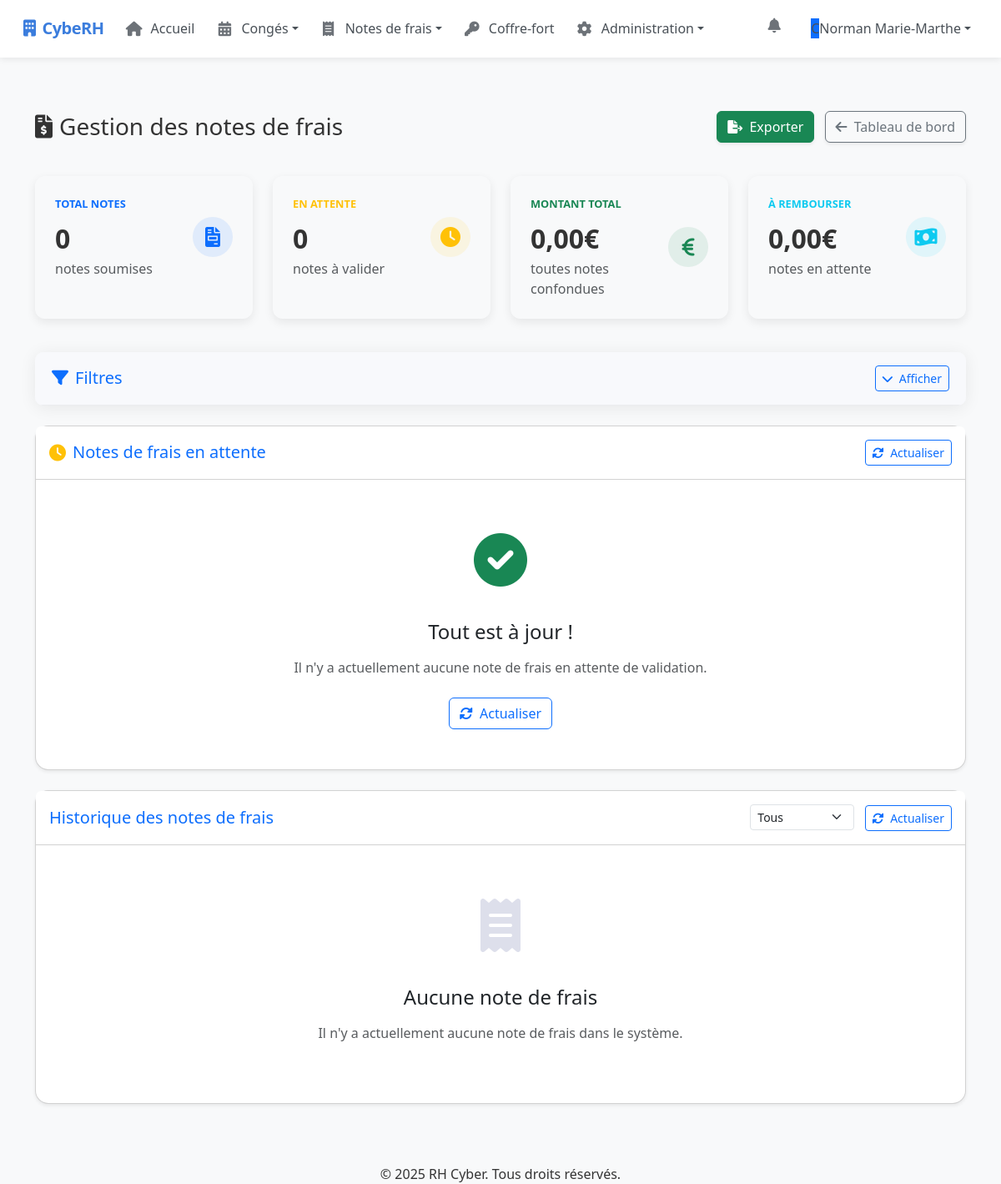
The app's page /manage-expenses/ (signed in), older data.
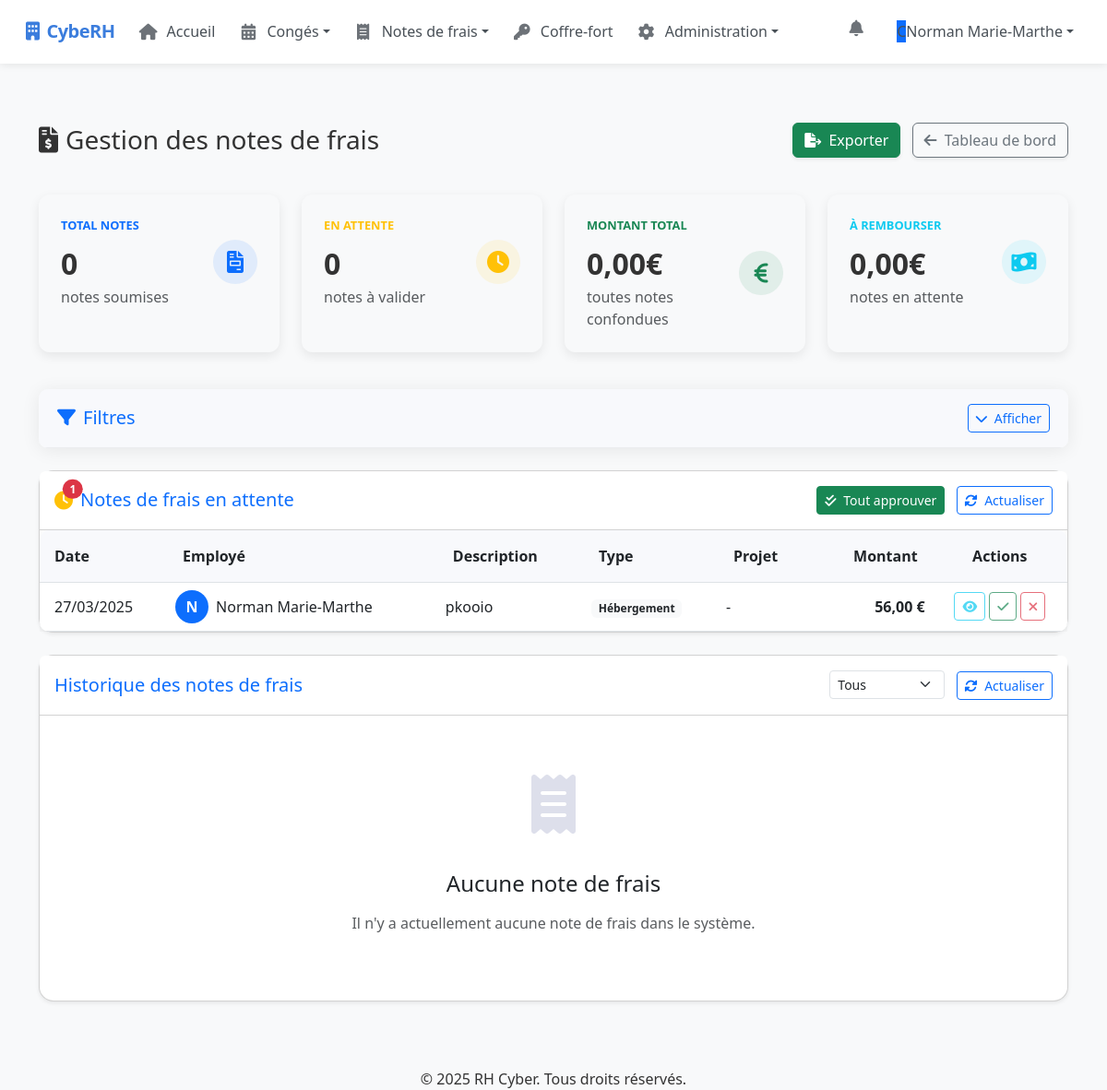
The same page, newer data.
### rh_management/models.py (models this page shows, shortened)
class ExpenseReport(models.Model):
    STATUS_CHOICES = (
        ('pending', 'En attente'),
        ('approved', 'Approuvé'),
        ('rejected', 'Refusé')
    )
    EXPENSE_TYPE_CHOICES = (
        ('transport', 'Transport'),
        ('meal', 'Repas'),
        ('accommodation', 'Hébergement'),
        ('supplies', 'Fournitures'),
        ('communication', 'Communication'),
        ('representation', 'Frais de représentation'),
        ('other', 'Autre')
    )
    user = models.ForeignKey(User, on_delete=models.CASCADE, related_name='expense_reports')
    date = models.DateField()
    description = models.CharField(max_length=255)
    amount = models.DecimalField(max_digits=10, decimal_places=2)
    vat = models.DecimalField(max_digits=5, decimal_places=2, default=0)
    expense_type = models.CharField(max_length=20, choices=EXPENSE_TYPE_CHOICES, default='other')
    project = models.CharField(max_length=100, blank=True, null=True)  # Rendu optionnel
    location = models.CharField(max_length=100, blank=True, null=True)  # Rendu optionnel
    receipt = models.FileField(upload_to='expense_receipts/', blank=True, null=True)  # Pour le champ du formulaire
    attachment = models.FileField(upload_to='expense_attachments/', blank=True, null=True)  # Rendu optionnel
    status = models.CharField(max_length=10, choices=STATUS_CHOICES, default='pending')
    created_at = models.DateTimeField(auto_now_add=True)
    updated_at = models.DateTimeField(auto_now=True)
    refacturable = models.BooleanField(default=False)
    comment = models.TextField(blank=True, null=True)  # Pour les commentaires d'approbation/rejet
    class Meta:
        ordering = ['-created_at']

### rh_management/views/expense_views.py (the view, shortened to what this page needs)
# urls.py: path("manage-expenses/", manage_expenses_view, name="manage_expenses"),  # Manage expenses
@login_required
@user_passes_test(is_admin_hr_or_encadrant)
def manage_expenses_view(request):
    if not request.user.is_authenticated:
        return redirect('login')
    if not (request.user.is_superuser or request.user.is_staff or request.user.groups.filter(name='Encadrant').exists()):
        messages.error(request, "Vous n'avez pas les droits nécessaires pour accéder à cette page.")
        return redirect('dashboard')
    if request.user.is_superuser or request.user.is_staff:
        pending_expenses = ExpenseReport.objects.filter(status='pending')
    else:  # Encadrant
        team_members = User.objects.filter(team_leader=request.user)
        pending_expenses = ExpenseReport.objects.filter(user__in=team_members, status='pending')
    approved_count = ExpenseReport.objects.filter(status='approved').count()
    rejected_count = ExpenseReport.objects.filter(status='rejected').count()
    total_amount = ExpenseReport.objects.filter(status='approved').aggregate(total=Sum('amount'))['total'] or 0
    is_admin = request.user.is_superuser
    is_rh = request.user.is_staff
    is_encadrant = request.user.groups.filter(name='Encadrant').exists()
    new_leave_requests_count = 0
    new_expense_reports_count = 0
    new_kilometric_expenses_count = 0
    if is_admin or is_rh:
        new_leave_requests_count = LeaveRequest.objects.filter(status='pending').count()
        new_expense_reports_count = ExpenseReport.objects.filter(status='pending').count()
        new_kilometric_expenses_count = KilometricExpense.objects.filter(status='pending').count()
    context = {
        'pending_expenses': pending_expenses,
        'approved_count': approved_count,
        'rejected_count': rejected_count,
        'total_amount': total_amount,
        'is_admin': is_admin,
        'is_rh': is_rh,
        'is_encadrant': is_encadrant,
        'new_leave_requests_count': new_leave_requests_count,
        'new_expense_reports_count': new_expense_reports_count,
        'new_kilometric_expenses_count': new_kilometric_expenses_count,
    }
    return render(request, 'rh_management/manage_expenses.html', context)

### rh_management/views/permissions.py (called while the page is built)
def is_admin_hr_or_encadrant(user):
    return user.is_superuser or user.is_staff or user.groups.filter(name='Encadrant').exists()

### templates/rh_management/manage_expenses.html (shortened to what the changed rows need)
{% extends "base.html" %}
{% block content %}
<div class="container py-4">
    <div class="d-sm-flex align-items-center justify-content-between expense-header">
        <h1 class="h3 mb-0 text-gray-800"><i class="fas fa-file-invoice-dollar me-2"></i>Gestion des notes de frais</h1>
    </div>
    <div class="card shadow-sm mb-4 rounded-4">
        <div class="card-header py-3 d-flex justify-content-between align-items-center bg-white rounded-top">
            <div class="d-flex align-items-center">
                <span class="position-relative me-2">
                    <i class="fas fa-clock fa-lg text-warning"></i>
                    {% if pending_expenses %}
                    <span class="position-absolute top-0 start-100 translate-middle badge rounded-pill bg-danger">
                        {{ pending_expenses|length }}
                    </span>
                    {% endif %}
                </span>
            </div>
            <div>
                {% if pending_expenses %}
                <a href="{% url 'approve_all_expenses' %}" class="btn btn-sm btn-success me-2" onclick="return confirm('Êtes-vous sûr de vouloir approuver toutes les notes en attente ?')">
                    <i class="fas fa-check-double me-1"></i> Tout approuver
                </a>
                {% endif %}
                <button type="button" class="btn btn-sm btn-outline-primary" id="refreshTable">
                    <i class="fas fa-sync-alt me-1"></i> Actualiser
                </button>
            </div>
        </div>
        <div class="card-body p-0">
            {% if pending_expenses %}
                <div class="table-responsive">
                    <table class="table table-hover expense-table align-middle mb-0" id="pendingExpensesTable">
                        <thead>
                            <tr>
                                <th class="ps-3">Date</th>
                                <th>Employé</th>
                                <th>Description</th>
                                <th>Type</th>
                                <th>Projet</th>
                                <th class="text-end">Montant</th>
                                <th class="text-center">Actions</th>
                            </tr>
                        </thead>
                        <tbody>
                            {% for expense in pending_expenses %}
                                <tr class="expense-row">
                                    <td class="ps-3">{{ expense.date|date:"d/m/Y" }}</td>
                                    <td>
                                        <div class="d-flex align-items-center">
                                            <div class="user-bubble bg-primary text-white me-2">
                                                {{ expense.user.get_full_name|default:expense.user.username|slice:":1"|upper }}
                                            </div>
                                            <div>{{ expense.user.get_full_name|default:expense.user.username }}</div>
                                        </div>
                                    </td>
                                    <td>{{ expense.description|truncatechars:30 }}</td>
                                    <td><span class="badge bg-light text-dark">{{ expense.get_expense_type_display }}</span></td>
                                    <td>{{ expense.project|default:"-" }}</td>
                                    <td class="text-end fw-bold">{{ expense.amount|floatformat:2 }} €</td>
                                    <td>
                                        <div class="btn-group-actions d-flex justify-content-center">
                                            <button type="button" class="btn btn-sm btn-outline-info me-1 view-expense"
                                                    data-bs-toggle="modal"
                                                    data-bs-target="#detailsModal{{ expense.id }}">
                                                <i class="fas fa-eye"></i>
                                            </button>
                                            <button type="button" class="btn btn-sm btn-outline-success me-1 approve-expense"
                                                    data-bs-toggle="modal"
                                                    data-bs-target="#approveModal{{ expense.id }}">
                                                <i class="fas fa-check"></i>
                                            </button>
                                            <button type="button" class="btn btn-sm btn-outline-danger reject-expense"
                                                    data-bs-toggle="modal"
                                                    data-bs-target="#rejectModal{{ expense.id }}">
                                                <i class="fas fa-times"></i>
                                            </button>
                                        </div>
                                    </td>
                                </tr>
                            {% endfor %}
                        </tbody>
                    </table>
                </div>
            {% else %}
                <div class="empty-state">
                    <div class="empty-icon">
                        <i class="fas fa-check-circle text-success"></i>
                    </div>
                    <h4 class="mb-3">Tout est à jour !</h4>
                    <p class="text-muted mb-4">Il n'y a actuellement aucune note de frais en attente de validation.</p>
                    <button id="refreshEmpty" class="btn btn-outline-primary">
                        <i class="fas fa-sync-alt me-1"></i> Actualiser
                    </button>
                </div>
            {% endif %}
        </div>
    </div>
</div>
{% endblock %}

Row changes from the older to the newer data that the page shows:
added ExpenseReport: date "27/03/2025", user.get_full_name "N", user.get_full_name "Norman Marie-Marthe", description "pkooio", expense_type "Hébergement", project "-", amount "56,00"
Text that changed along with them:
{{ pending_expenses|length }}: (not shown) → "1"
text no longer shown: "Tout est à jour ! Il n'y a actuellement aucune note de frais en attente de validation. Actualiser"
text now shown: "Tout approuver Date Employé Description Type Projet Montant Actions"
